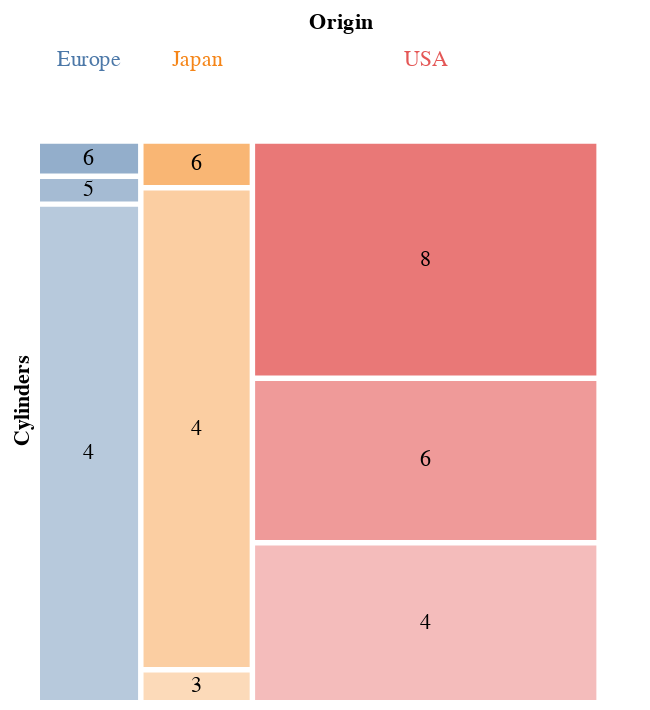

Notebook code for this chart:
### Code cell
import altair as alt
from vega_datasets import data

source = data.cars()

base = (
    alt.Chart(source)
    .transform_aggregate(count_="count()", groupby=["Origin", "Cylinders"])
    .transform_stack(
        stack="count_",
        as_=["stack_count_Origin1", "stack_count_Origin2"],
        offset="normalize",
        sort=[alt.SortField("Origin", "ascending")],
        groupby=[],
    )
    .transform_window(
        x="min(stack_count_Origin1)",
        x2="max(stack_count_Origin2)",
        rank_Cylinders="dense_rank()",
        distinct_Cylinders="distinct(Cylinders)",
        groupby=["Origin"],
        frame=[None, None],
        sort=[alt.SortField("Cylinders", "ascending")],
    )
    .transform_window(
        rank_Origin="dense_rank()",
        frame=[None, None],
        sort=[alt.SortField("Origin", "ascending")],
    )
    .transform_stack(
        stack="count_",
        groupby=["Origin"],
        as_=["y", "y2"],
        offset="normalize",
        sort=[alt.SortField("Cylinders", "ascending")],
    )
    .transform_calculate(
        ny="datum.y + (datum.rank_Cylinders - 1) * datum.distinct_Cylinders * 0.01 / 3",
        ny2="datum.y2 + (datum.rank_Cylinders - 1) * datum.distinct_Cylinders * 0.01 / 3",
        nx="datum.x + (datum.rank_Origin - 1) * 0.01",
        nx2="datum.x2 + (datum.rank_Origin - 1) * 0.01",
        xc="(datum.nx+datum.nx2)/2",
        yc="(datum.ny+datum.ny2)/2",
    )
)


rect = base.mark_rect().encode(
    x=alt.X("nx:Q").axis(None),
    x2="nx2",
    y="ny:Q",
    y2="ny2",
    color=alt.Color("Origin:N").legend(None),
    opacity=alt.Opacity("Cylinders:Q").legend(None),
    tooltip=["Origin:N", "Cylinders:Q"],
)


text = base.mark_text(baseline="middle").encode(
    alt.X("xc:Q").axis(None),
    alt.Y("yc:Q").title("Cylinders"),
    text="Cylinders:N"
)

mosaic = rect + text

origin_labels = base.mark_text(baseline="middle", align="center").encode(
    alt.X("min(xc):Q").title("Origin").axis(orient="top"),
    alt.Color("Origin").legend(None),
    text="Origin",
)

(
    (origin_labels & mosaic)
    .resolve_scale(x="shared")
    .configure_view(stroke="")
    .configure_concat(spacing=10)
    .configure_axis(domain=False, ticks=False, labels=False, grid=False)
)

### Figure 1 — Vega-Lite specification as saved in the notebook (floating-point values rounded to 4 significant figures; data arrays with more than 128 entries replaced by an {"elided": "..."} marker saying what was removed)
{"config": {"view": {"continuousWidth": 300, "continuousHeight": 300, "stroke": ""}, "axis": {"domain": false, "grid": false, "labels": false, "ticks": false}, "concat": {"spacing": 10}}, "vconcat": [{"mark": {"type": "text", "align": "center", "baseline": "middle"}, "encoding": {"color": {"field": "Origin", "legend": null, "type": "nominal"}, "text": {"field": "Origin", "type": "nominal"}, "x": {"aggregate": "min", "axis": {"orient": "top"}, "field": "xc", "title": "Origin", "type": "quantitative"}}, "transform": [{"aggregate": [{"op": "count", "as": "count_"}], "groupby": ["Origin", "Cylinders"]}, {"groupby": [], "stack": "count_", "offset": "normalize", "sort": [{"field": "Origin", "order": "ascending"}], "as": ["stack_count_Origin1", "stack_count_Origin2"]}, {"window": [{"op": "min", "field": "stack_count_Origin1", "as": "x"}, {"op": "max", "field": "stack_count_Origin2", "as": "x2"}, {"op": "dense_rank", "field": "", "as": "rank_Cylinders"}, {"op": "distinct", "field": "Cylinders", "as": "distinct_Cylinders"}], "frame": [null, null], "groupby": ["Origin"], "sort": [{"field": "Cylinders", "order": "ascending"}]}, {"window": [{"op": "dense_rank", "field": "", "as": "rank_Origin"}], "frame": [null, null], "sort": [{"field": "Origin", "order": "ascending"}]}, {"groupby": ["Origin"], "stack": "count_", "offset": "normalize", "sort": [{"field": "Cylinders", "order": "ascending"}], "as": ["y", "y2"]}, {"calculate": "datum.y + (datum.rank_Cylinders - 1) * datum.distinct_Cylinders * 0.01 / 3", "as": "ny"}, {"calculate": "datum.y2 + (datum.rank_Cylinders - 1) * datum.distinct_Cylinders * 0.01 / 3", "as": "ny2"}, {"calculate": "datum.x + (datum.rank_Origin - 1) * 0.01", "as": "nx"}, {"calculate": "datum.x2 + (datum.rank_Origin - 1) * 0.01", "as": "nx2"}, {"calculate": "(datum.nx+datum.nx2)/2", "as": "xc"}, {"calculate": "(datum.ny+datum.ny2)/2", "as": "yc"}]}, {"layer": [{"mark": {"type": "rect"}, "encoding": {"color": {"field": "Origin", "legend": null, "type": "nominal"}, "opacity": {"field": "Cylinders", "legend": null, "type": "quantitative"}, "tooltip": [{"field": "Origin", "type": "nominal"}, {"field": "Cylinders", "type": "quantitative"}], "x": {"axis": null, "field": "nx", "type": "quantitative"}, "x2": {"field": "nx2"}, "y": {"field": "ny", "type": "quantitative"}, "y2": {"field": "ny2"}}, "transform": [{"aggregate": [{"op": "count", "as": "count_"}], "groupby": ["Origin", "Cylinders"]}, {"groupby": [], "stack": "count_", "offset": "normalize", "sort": [{"field": "Origin", "order": "ascending"}], "as": ["stack_count_Origin1", "stack_count_Origin2"]}, {"window": [{"op": "min", "field": "stack_count_Origin1", "as": "x"}, {"op": "max", "field": "stack_count_Origin2", "as": "x2"}, {"op": "dense_rank", "field": "", "as": "rank_Cylinders"}, {"op": "distinct", "field": "Cylinders", "as": "distinct_Cylinders"}], "frame": [null, null], "groupby": ["Origin"], "sort": [{"field": "Cylinders", "order": "ascending"}]}, {"window": [{"op": "dense_rank", "field": "", "as": "rank_Origin"}], "frame": [null, null], "sort": [{"field": "Origin", "order": "ascending"}]}, {"groupby": ["Origin"], "stack": "count_", "offset": "normalize", "sort": [{"field": "Cylinders", "order": "ascending"}], "as": ["y", "y2"]}, {"calculate": "datum.y + (datum.rank_Cylinders - 1) * datum.distinct_Cylinders * 0.01 / 3", "as": "ny"}, {"calculate": "datum.y2 + (datum.rank_Cylinders - 1) * datum.distinct_Cylinders * 0.01 / 3", "as": "ny2"}, {"calculate": "datum.x + (datum.rank_Origin - 1) * 0.01", "as": "nx"}, {"calculate": "datum.x2 + (datum.rank_Origin - 1) * 0.01", "as": "nx2"}, {"calculate": "(datum.nx+datum.nx2)/2", "as": "xc"}, {"calculate": "(datum.ny+datum.ny2)/2", "as": "yc"}]}, {"mark": {"type": "text", "baseline": "middle"}, "encoding": {"text": {"field": "Cylinders", "type": "nominal"}, "x": {"axis": null, "field": "xc", "type": "quantitative"}, "y": {"field": "yc", "title": "Cylinders", "type": "quantitative"}}, "transform": [{"aggregate": [{"op": "count", "as": "count_"}], "groupby": ["Origin", "Cylinders"]}, {"groupby": [], "stack": "count_", "offset": "normalize", "sort": [{"field": "Origin", "order": "ascending"}], "as": ["stack_count_Origin1", "stack_count_Origin2"]}, {"window": [{"op": "min", "field": "stack_count_Origin1", "as": "x"}, {"op": "max", "field": "stack_count_Origin2", "as": "x2"}, {"op": "dense_rank", "field": "", "as": "rank_Cylinders"}, {"op": "distinct", "field": "Cylinders", "as": "distinct_Cylinders"}], "frame": [null, null], "groupby": ["Origin"], "sort": [{"field": "Cylinders", "order": "ascending"}]}, {"window": [{"op": "dense_rank", "field": "", "as": "rank_Origin"}], "frame": [null, null], "sort": [{"field": "Origin", "order": "ascending"}]}, {"groupby": ["Origin"], "stack": "count_", "offset": "normalize", "sort": [{"field": "Cylinders", "order": "ascending"}], "as": ["y", "y2"]}, {"calculate": "datum.y + (datum.rank_Cylinders - 1) * datum.distinct_Cylinders * 0.01 / 3", "as": "ny"}, {"calculate": "datum.y2 + (datum.rank_Cylinders - 1) * datum.distinct_Cylinders * 0.01 / 3", "as": "ny2"}, {"calculate": "datum.x + (datum.rank_Origin - 1) * 0.01", "as": "nx"}, {"calculate": "datum.x2 + (datum.rank_Origin - 1) * 0.01", "as": "nx2"}, {"calculate": "(datum.nx+datum.nx2)/2", "as": "xc"}, {"calculate": "(datum.ny+datum.ny2)/2", "as": "yc"}]}]}], "data": {"name": "data-583e73726c1545c56c203344161a975c"}, "resolve": {"scale": {"x": "shared"}}, "$schema": "https://vega.github.io/schema/vega-lite/v5.17.0.json", "datasets": {"data-583e73726c1545c56c203344161a975c": {"elided": "406 records"}}}
